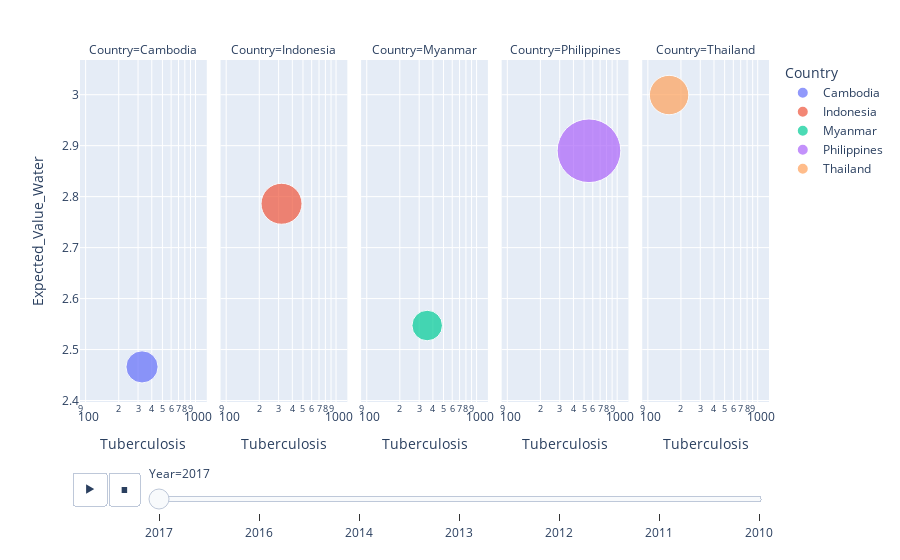

Notebook cell for this chart:
### Code cell
import plotly.express as px
fig = px.scatter(seatbmergepd, x="Tuberculosis", y="Expected_Value_Water", animation_frame="Year",
        size="population", color="Country", hover_name="Country", facet_col="Country"
           ,log_x=True, size_max=45)
fig.show()

### Figure 1 — Plotly figure (JSON) as saved in the notebook; plotly's stock layout.template omitted (floating-point values rounded to 4 significant figures)
{"data": [{"hoverlabel": {"namelength": 0}, "hovertemplate": "<b>%{hovertext}</b><br><br>Country=Cambodia<br>Year=2017<br>Tuberculosis=%{x}<br>Expected_Value_Water=%{y}<br>population=%{marker.size}", "hovertext": ["Cambodia"], "legendgroup": "Cambodia", "marker": {"color": "#636efa", "size": [90], "sizemode": "area", "sizeref": 0.1738, "symbol": "circle"}, "mode": "markers", "name": "Cambodia", "showlegend": true, "type": "scatter", "x": [326], "xaxis": "x", "y": [2.466], "yaxis": "y"}, {"hoverlabel": {"namelength": 0}, "hovertemplate": "<b>%{hovertext}</b><br><br>Country=Indonesia<br>Year=2017<br>Tuberculosis=%{x}<br>Expected_Value_Water=%{y}<br>population=%{marker.size}", "hovertext": ["Indonesia"], "legendgroup": "Indonesia", "marker": {"color": "#EF553B", "size": [146], "sizemode": "area", "sizeref": 0.1738, "symbol": "circle"}, "mode": "markers", "name": "Indonesia", "showlegend": true, "type": "scatter", "x": [319], "xaxis": "x2", "y": [2.786], "yaxis": "y2"}, {"hoverlabel": {"namelength": 0}, "hovertemplate": "<b>%{hovertext}</b><br><br>Country=Myanmar<br>Year=2017<br>Tuberculosis=%{x}<br>Expected_Value_Water=%{y}<br>population=%{marker.size}", "hovertext": ["Myanmar"], "legendgroup": "Myanmar", "marker": {"color": "#00cc96", "size": [81], "sizemode": "area", "sizeref": 0.1738, "symbol": "circle"}, "mode": "markers", "name": "Myanmar", "showlegend": true, "type": "scatter", "x": [355], "xaxis": "x3", "y": [2.547], "yaxis": "y3"}, {"hoverlabel": {"namelength": 0}, "hovertemplate": "<b>%{hovertext}</b><br><br>Country=Philippines<br>Year=2017<br>Tuberculosis=%{x}<br>Expected_Value_Water=%{y}<br>population=%{marker.size}", "hovertext": ["Philippines"], "legendgroup": "Philippines", "marker": {"color": "#ab63fa", "size": [352], "sizemode": "area", "sizeref": 0.1738, "symbol": "circle"}, "mode": "markers", "name": "Philippines", "showlegend": true, "type": "scatter", "x": [554], "xaxis": "x4", "y": [2.89], "yaxis": "y4"}, {"hoverlabel": {"namelength": 0}, "hovertemplate": "<b>%{hovertext}</b><br><br>Country=Thailand<br>Year=2017<br>Tuberculosis=%{x}<br>Expected_Value_Water=%{y}<br>population=%{marker.size}", "hovertext": ["Thailand"], "legendgroup": "Thailand", "marker": {"color": "#FFA15A", "size": [135], "sizemode": "area", "sizeref": 0.1738, "symbol": "circle"}, "mode": "markers", "name": "Thailand", "showlegend": true, "type": "scatter", "x": [156], "xaxis": "x5", "y": [2.999], "yaxis": "y5"}], "layout": {"annotations": [{"font": {}, "showarrow": false, "text": "Country=Cambodia", "x": 0.092, "xanchor": "center", "xref": "paper", "y": 1, "yanchor": "bottom", "yref": "paper"}, {"font": {}, "showarrow": false, "text": "Country=Indonesia", "x": 0.296, "xanchor": "center", "xref": "paper", "y": 1, "yanchor": "bottom", "yref": "paper"}, {"font": {}, "showarrow": false, "text": "Country=Myanmar", "x": 0.5, "xanchor": "center", "xref": "paper", "y": 1, "yanchor": "bottom", "yref": "paper"}, {"font": {}, "showarrow": false, "text": "Country=Philippines", "x": 0.704, "xanchor": "center", "xref": "paper", "y": 1, "yanchor": "bottom", "yref": "paper"}, {"font": {}, "showarrow": false, "text": "Country=Thailand", "x": 0.908, "xanchor": "center", "xref": "paper", "y": 1, "yanchor": "bottom", "yref": "paper"}], "legend": {"itemsizing": "constant", "title": {"text": "Country"}, "tracegroupgap": 0}, "margin": {"t": 60}, "sliders": [{"active": 0, "currentvalue": {"prefix": "Year="}, "len": 0.9, "pad": {"b": 10, "t": 60}, "steps": [{"args": [["2017"], {"frame": {"duration": 0, "redraw": false}, "fromcurrent": true, "mode": "immediate", "transition": {"duration": 0, "easing": "linear"}}], "label": "2017", "method": "animate"}, {"args": [["2016"], {"frame": {"duration": 0, "redraw": false}, "fromcurrent": true, "mode": "immediate", "transition": {"duration": 0, "easing": "linear"}}], "label": "2016", "method": "animate"}, {"args": [["2014"], {"frame": {"duration": 0, "redraw": false}, "fromcurrent": true, "mode": "immediate", "transition": {"duration": 0, "easing": "linear"}}], "label": "2014", "method": "animate"}, {"args": [["2013"], {"frame": {"duration": 0, "redraw": false}, "fromcurrent": true, "mode": "immediate", "transition": {"duration": 0, "easing": "linear"}}], "label": "2013", "method": "animate"}, {"args": [["2012"], {"frame": {"duration": 0, "redraw": false}, "fromcurrent": true, "mode": "immediate", "transition": {"duration": 0, "easing": "linear"}}], "label": "2012", "method": "animate"}, {"args": [["2011"], {"frame": {"duration": 0, "redraw": false}, "fromcurrent": true, "mode": "immediate", "transition": {"duration": 0, "easing": "linear"}}], "label": "2011", "method": "animate"}, {"args": [["2010"], {"frame": {"duration": 0, "redraw": false}, "fromcurrent": true, "mode": "immediate", "transition": {"duration": 0, "easing": "linear"}}], "label": "2010", "method": "animate"}], "x": 0.1, "xanchor": "left", "y": 0, "yanchor": "top"}], "updatemenus": [{"buttons": [{"args": [null, {"frame": {"duration": 500, "redraw": false}, "fromcurrent": true, "mode": "immediate", "transition": {"duration": 500, "easing": "linear"}}], "label": "&#9654;", "method": "animate"}, {"args": [[null], {"frame": {"duration": 0, "redraw": false}, "fromcurrent": true, "mode": "immediate", "transition": {"duration": 0, "easing": "linear"}}], "label": "&#9724;", "method": "animate"}], "direction": "left", "pad": {"r": 10, "t": 70}, "showactive": false, "type": "buttons", "x": 0.1, "xanchor": "right", "y": 0, "yanchor": "top"}], "xaxis": {"anchor": "y", "domain": [0, 0.184], "title": {"text": "Tuberculosis"}, "type": "log"}, "xaxis2": {"anchor": "y2", "domain": [0.204, 0.388], "matches": "x", "title": {"text": "Tuberculosis"}, "type": "log"}, "xaxis3": {"anchor": "y3", "domain": [0.408, 0.592], "matches": "x", "title": {"text": "Tuberculosis"}, "type": "log"}, "xaxis4": {"anchor": "y4", "domain": [0.612, 0.796], "matches": "x", "title": {"text": "Tuberculosis"}, "type": "log"}, "xaxis5": {"anchor": "y5", "domain": [0.816, 1], "matches": "x", "title": {"text": "Tuberculosis"}, "type": "log"}, "yaxis": {"anchor": "x", "domain": [0, 1], "title": {"text": "Expected_Value_Water"}}, "yaxis2": {"anchor": "x2", "domain": [0, 1], "matches": "y", "showticklabels": false}, "yaxis3": {"anchor": "x3", "domain": [0, 1], "matches": "y", "showticklabels": false}, "yaxis4": {"anchor": "x4", "domain": [0, 1], "matches": "y", "showticklabels": false}, "yaxis5": {"anchor": "x5", "domain": [0, 1], "matches": "y", "showticklabels": false}}}
